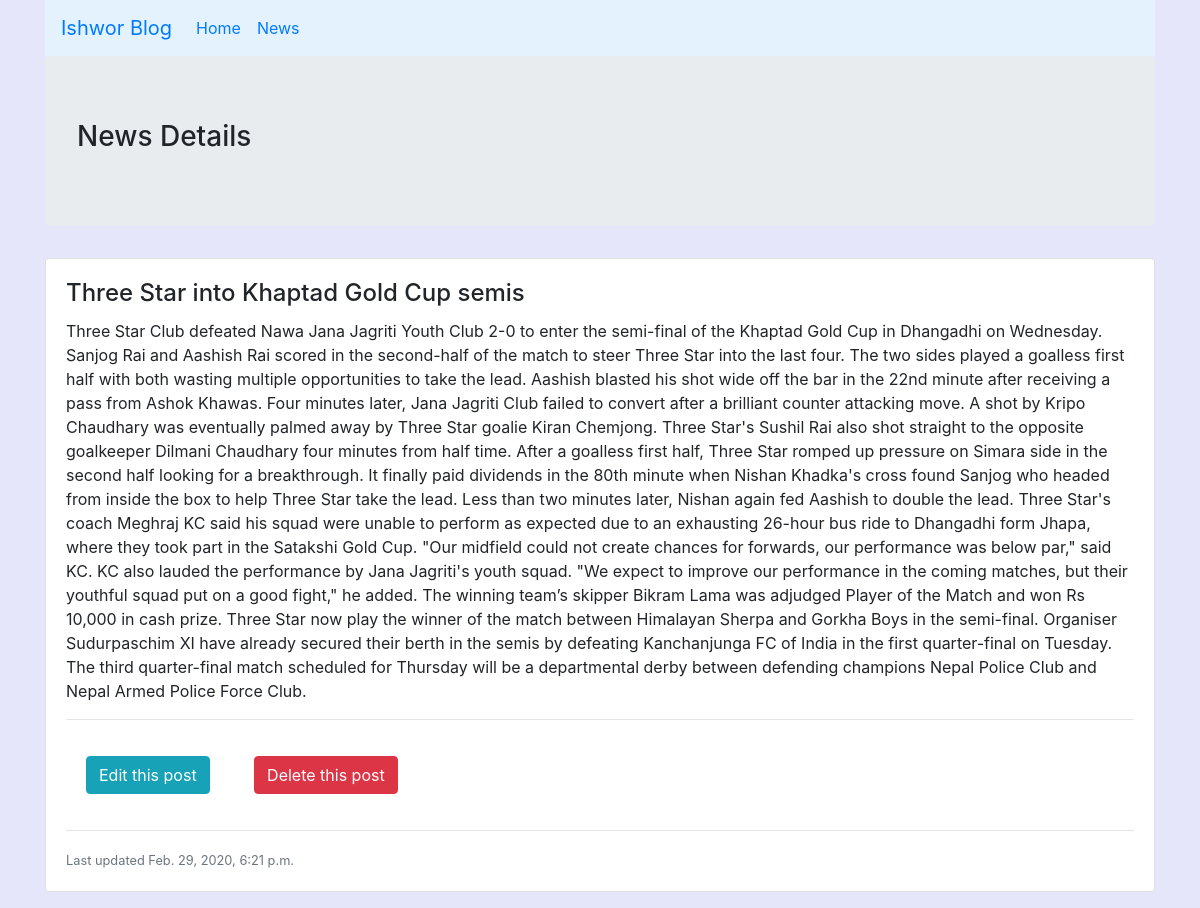
/article/7, run on the app's committed database.
### articles/models.py (models this page shows, shortened)
class Article(models.Model):
    author = models.ForeignKey(
        'auth.User', on_delete=models.CASCADE)
    title = models.CharField(max_length=200)
    text = models.TextField()
    date_added = models.DateTimeField(default=timezone.now, blank=True)
    class Meta:
        ordering = ['-date_added']

### articles/views.py (the view)
# urls.py: path('article/<int:pk>', views.ArticleDetailsView.as_view(), name='article_page'),
class ArticleDetailsView(DetailView):
    model = Article
    template_name = 'details.html'
    context_object_name = 'details_doc'

### templates/details.html
{% extends 'base.html' %}
{% block content %}
<div class="jumbotron">
    <div class="body">
        <h3>News Details</h3>
    </div>
</div>
<div class="card mb-3">
    <div class="card-body">
        <h4 class="card-title">{{details_doc.title }}</h4>
        <p class="card-text">{{details_doc.text}}</p>
        <hr>
        <span>
            <a href="{% url 'article_edit' details_doc.pk %}"><button class="btn btn-info">Edit this post</button></a>
        </span>
        <span>
            <a href="{% url 'article_delete' details_doc.pk %}"><button class="btn btn-danger">Delete this
                    post</button></a>
        </span>
        <hr>
        <p class="card-text"><small class="text-muted">Last updated {{details_doc.date_added}} </small></p>
    </div>
</div>
{% endblock content %}

### static/css/basestyle.css (style rules this page uses)
span { display: inline-block; margin: 20px ; }
body { background-color: lavender; }

### data on the page
Article: title "Three Star into Khaptad Gold Cup semis", text "Three Star Club defeated Nawa Jana Jagriti Youth Club 2-0 to enter the semi-final of the Khaptad Gold Cup in Dhangadhi on Wednesday. Sanjog Rai and Aashish Rai scored in the second-half of the match to steer Three Star into the last four. The two sides played a goalless first half with both wasting multiple opportunities to take the lead. Aashish blasted his shot wide off the bar in the 22nd minute after receiving a pass from Ashok Khawas. Four minutes later, Jana Jagriti Club failed to convert after a brilliant counter attacking move. A shot by Kripo Chaudhary was eventually palmed away by Three Star goalie Kiran Chemjong. Three Star's Sushil Rai also shot straight to the opposite…", date_added "Feb. 29, 2020, 6:21 p.m."
